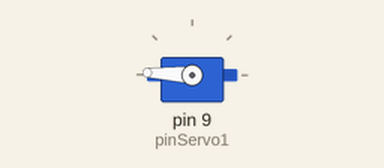
This sketch was run on a simulated Arduino Uno, built with avr-gcc and run on an emulated ATmega328P. Shown: servo.

Above: at 0.05 s.
At 1.15 s:
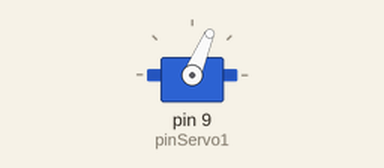
At 2.25 s:
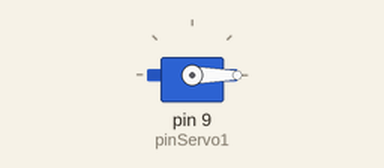
At 4.45 s:
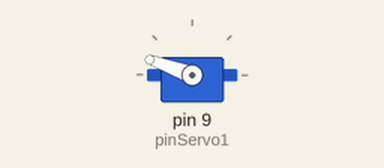
Timing chart, 0 to 7.3 s (numbered marks = the images above):
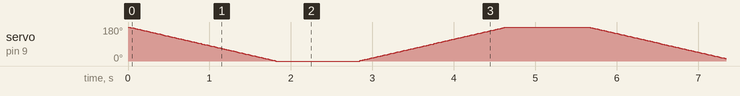

The sketch:

servo.ino
```cpp
#include <Servo.h>

#define pinServo1 9
#define pinServo2 10

Servo servo;

void rotateMotors(bool increase);

bool motorDirection; // false => 0º to 180º, true => 180º to 0º

void setup() {
  motorDirection = false;
}

void loop() {
  rotateMotors(motorDirection);
  motorDirection = !motorDirection;
  delay(1000);
}

void rotateMotors(bool increase) {
  servo.attach(pinServo1);
  digitalWrite(pinServo2, HIGH);

  if (increase) {
    // 0 to 180 degrees
    for (int i = 0; i <= 180; i++) {
      servo.write(i);
      delay(10);
    }
  } else {
    // 180 to 0 degrees
    for (int i = 180; i >= 0; i--){
      servo.write(i);
      delay(10);
    }
  }

  digitalWrite(pinServo2, LOW);
}
```
